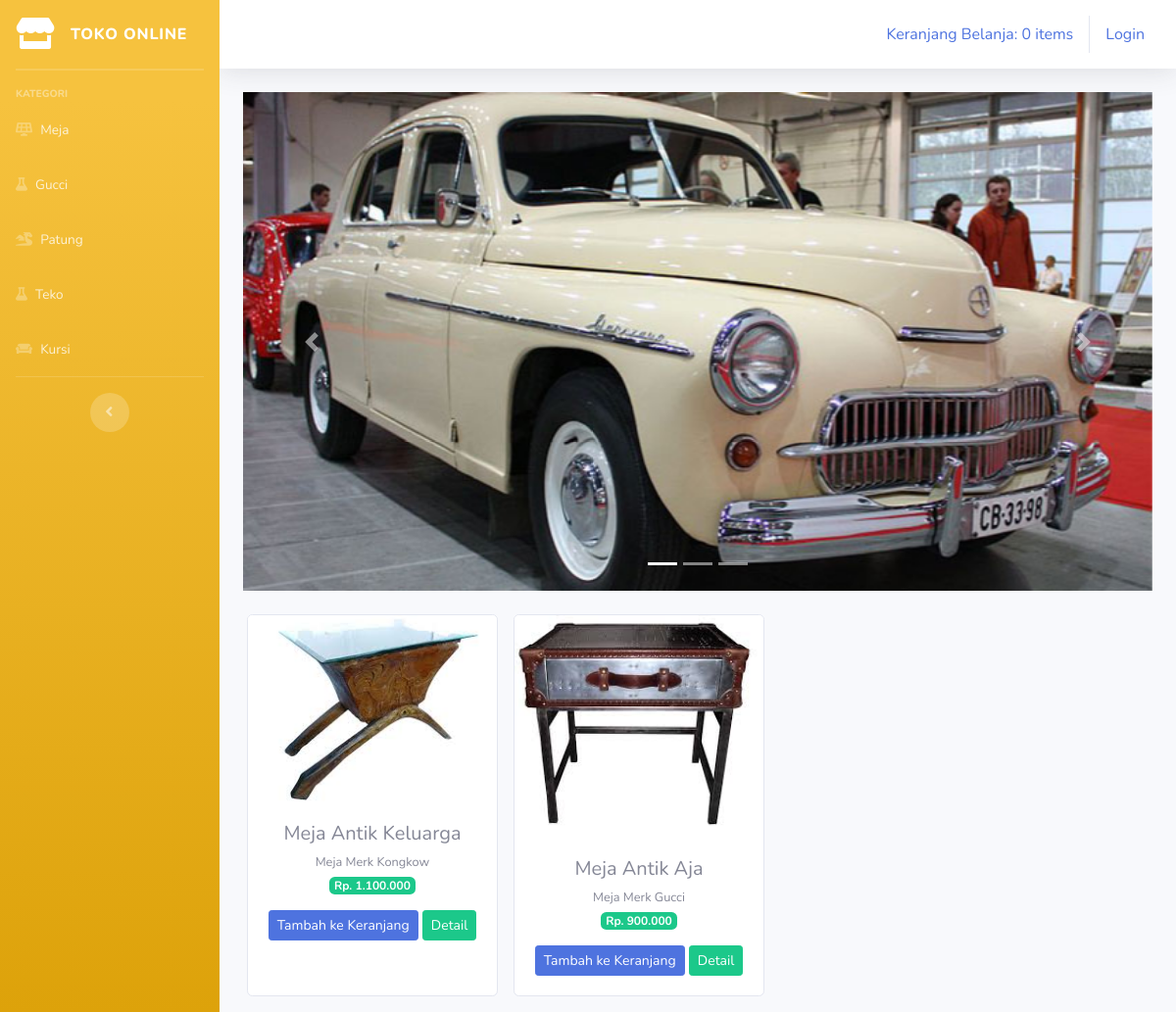
The app's page /index.php/kategori/meja with its own data.
### tables this page shows
CREATE TABLE `tbl_barang` (
  `id_brg` int(11) NOT NULL,
  `nama_brg` varchar(120) NOT NULL,
  `keterangan` varchar(225) NOT NULL,
  `kategori` varchar(60) NOT NULL,
  `harga` int(11) NOT NULL,
  `stok` int(4) NOT NULL,
  `gambar` text NOT NULL
);

### application/controllers/kategori.php (called while the page is built, shortened)
<?php
class Kategori extends CI_Controller
{
    public function meja()
    {
        $data['meja'] = $this->model_kategori->data_meja()->result();
        $this->load->view('templates/header');
        $this->load->view('templates/sidebar');
        $this->load->view('meja',$data);
        $this->load->view('templates/footer');
    }
}
?>

### index.php (called while the page is built, shortened)
<?php
require_once BASEPATH.'core/CodeIgniter.php';

### application/models/model_kategori.php (called while the page is built, shortened)
<?php
class Model_kategori extends CI_Model
{
    public function data_meja()
    {
        return $this->db->get_where("tbl_barang",array('kategori' => 'meja'));
    }
}
?>

### application/views/meja.php (the view, shortened to what this page needs)
<div class="container-fluid">
<div id="carouselExampleIndicators" class="carousel slide" data-ride="carousel">
  <ol class="carousel-indicators">
    <li data-target="#carouselExampleIndicators" data-slide-to="0" class="active"></li>
    <li data-target="#carouselExampleIndicators" data-slide-to="1"></li>
    <li data-target="#carouselExampleIndicators" data-slide-to="2"></li>
  </ol>
  <div class="carousel-inner">
    <div class="carousel-item active">
      <img src="<?php echo base_url('assets/img/slide1.jpg')?>" class="d-block w-100" alt="...">
    </div>
  </div>
  <a class="carousel-control-prev" href="#carouselExampleIndicators" role="button" data-slide="prev">
    <span class="carousel-control-prev-icon" aria-hidden="true"></span>
  </a>
  <a class="carousel-control-next" href="#carouselExampleIndicators" role="button" data-slide="next">
    <span class="carousel-control-next-icon" aria-hidden="true"></span>
  </a>
</div>
    <div class="row text-center mt-4">
    <?php foreach ($meja as $brg) : ?>
        <div class="card ml-3 mb-3" style="width: 16rem;">
        <img src="<?php echo base_url().'/upload/'.$brg->gambar ?>" class="card-img-top" alt="...">
        <div class="card-body">
        <h5 class="card-title mb-1"><?php echo $brg->nama_brg ?></h5>
        <small><?php echo $brg->keterangan ?></small><br>
        <span class="badge badge-success mb-3">Rp. <?php echo number_format($brg->harga, 0, ',','.') ?></span>
        <?php echo anchor('dashboard/tambah_ke_keranjang/' .$brg->id_brg,'<div class="btn btn-sm btn-primary">Tambah ke Keranjang</div>') ?>
        <?php echo anchor('dashboard/detail/' .$brg->id_brg,'<div class="btn btn-sm btn-success">Detail</div>') ?>
        </div>
        </div>
    <?php endforeach ?>
    </div>
</div>

### records on screen
tbl_barang: gambar (picture), nama_brg "Meja Antik Keluarga", keterangan "Meja Merk Kongkow", harga "1.100.000", id_brg "Tambah ke Keranjang", id_brg "Detail"
tbl_barang: gambar (picture), nama_brg "Meja Antik Aja", keterangan "Meja Merk Gucci", harga "900.000", id_brg "Tambah ke Keranjang", id_brg "Detail"

### other values on screen
anchor('dashboard/detail_keranjang',$keranjang) "Keranjang Belanja: 0 items"
anchor('auth/login','Login') "Login"
